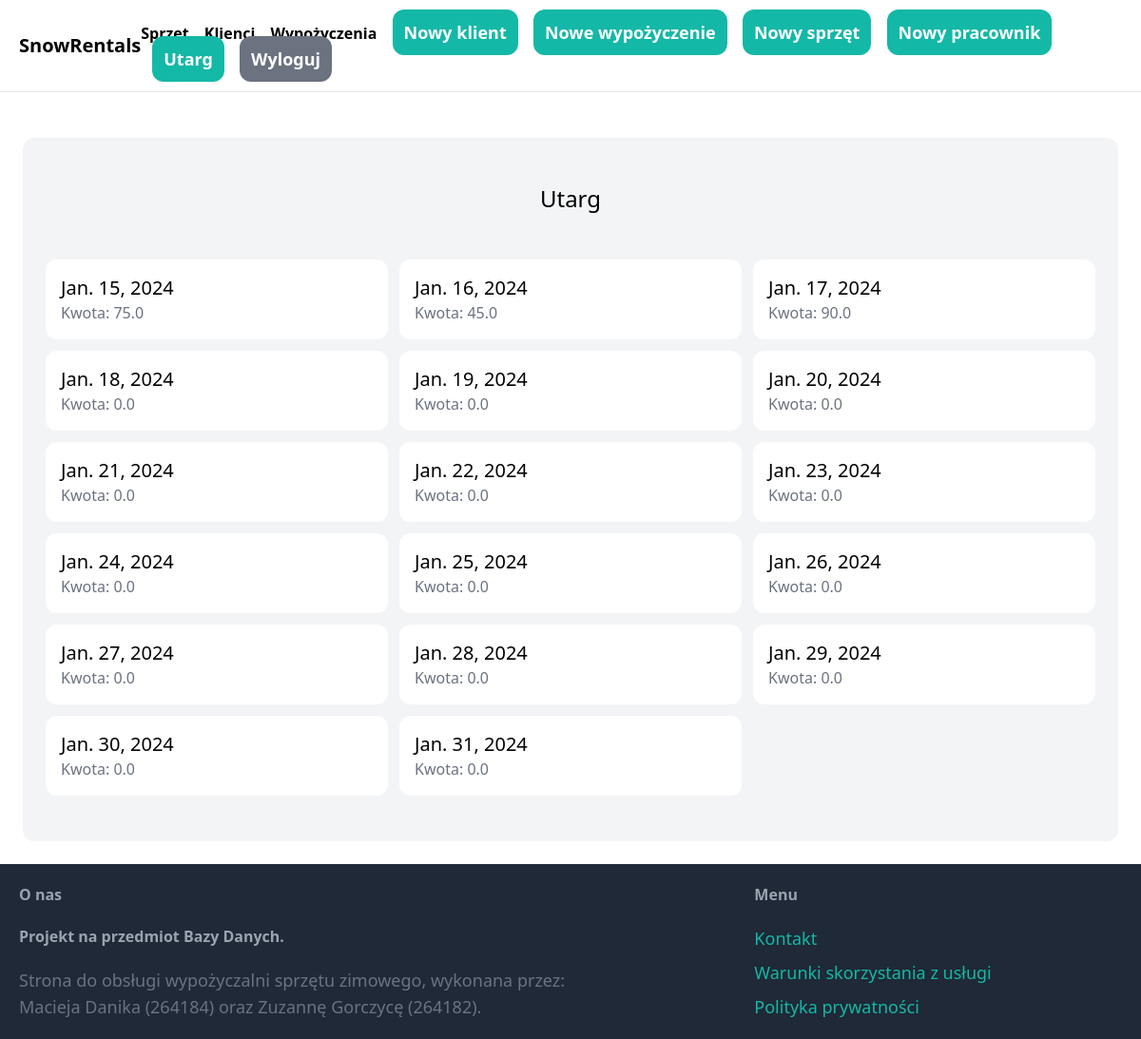
Screenshot of /utarg/ (signed in) with the database file from the repository.
### item/models.py (models this page shows, shortened)
class Utarg(models.Model):
    data = models.DateField("Utarg z dnia: ") #, auto_now_add=True
    kwota = models.FloatField(validators=[wiekszeOdZera],default=0)
    class Meta:
        ordering=('data',)
        verbose_name_plural = 'Utarg'

### core/views.py (the view)
# urls.py: path('utarg/', utarg, name='utarg'),
def utarg(request):
    item = Utarg.objects.all()
    return render(request, 'core/utarg.html',{
        'item': item,
    })

### core/templates/core/utarg.html (shortened to what this page needs)
{% extends 'core/base.html' %}
{% block content %}
   <div class="mt-6 px-6 py-12 bg-gray-100 rounded-xl">
        <h2 class="mb-12 text-2xl text-center"> Utarg</h2>
            <div class="grid grid-cols-3 gap-3">
                {% for items in item %}
                <div>
                        <div class="p-4 bg-white rounded-xl">
                            <h2 class="text-xl">{{ items.data}}</h2>
                            <p class="text-gray-500">Kwota: {{items.kwota}}</p>
                        </div>
                </div>
                {% endfor %}
            </div>
    </div>
{% endblock %}

### rows the page displays
Utarg: data "Jan. 15, 2024", kwota "75.0"
Utarg: data "Jan. 16, 2024", kwota "45.0"
Utarg: data "Jan. 17, 2024", kwota "90.0"
Utarg: data "Jan. 18, 2024", kwota "0.0"
Utarg: data "Jan. 19, 2024", kwota "0.0"
Utarg: data "Jan. 20, 2024", kwota "0.0"
Utarg: data "Jan. 21, 2024", kwota "0.0"
Utarg: data "Jan. 22, 2024", kwota "0.0"
Utarg: data "Jan. 23, 2024", kwota "0.0"
Utarg: data "Jan. 24, 2024", kwota "0.0"
Utarg: data "Jan. 25, 2024", kwota "0.0"
Utarg: data "Jan. 26, 2024", kwota "0.0"
Utarg: data "Jan. 27, 2024", kwota "0.0"
Utarg: data "Jan. 28, 2024", kwota "0.0"
Utarg: data "Jan. 29, 2024", kwota "0.0"
Utarg: data "Jan. 30, 2024", kwota "0.0"
Utarg: data "Jan. 31, 2024", kwota "0.0"
